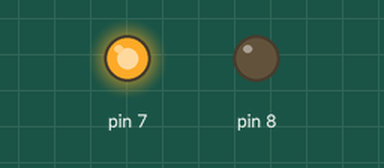
Recording of a sketch running on a simulated Arduino Uno, built with avr-gcc and run on an emulated ATmega328P. Parts: output pins drawn as LEDs (lit = HIGH).

Above: at 1.0 s.
At 2.5 s:
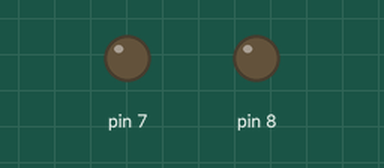
At 4.0 s:
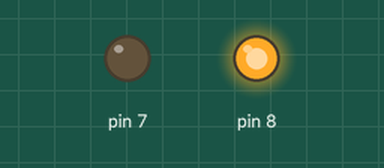
Timing chart, 0 to 7.8 s (numbered marks = the images above):
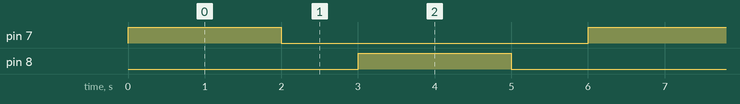

The sketch:

MotorTesting.ino
```cpp
void setup() {
  // put your setup code here, to run once:
pinMode(7,OUTPUT);
pinMode(8,OUTPUT);
}

void loop() {
  // put your main code here, to run repeatedly:
digitalWrite(7,HIGH);
delay(2000);
digitalWrite(7,LOW);
delay(1000);
digitalWrite(8,HIGH);
delay(2000);
digitalWrite(8,LOW);
delay(1000);
}
```

Measured:
- by itself, pin 7, pin 8: alternates HIGH for 2.0 s and LOW for 4.0 s
- by itself, everything shown: repeats every 6.0 s, in 4 steps
